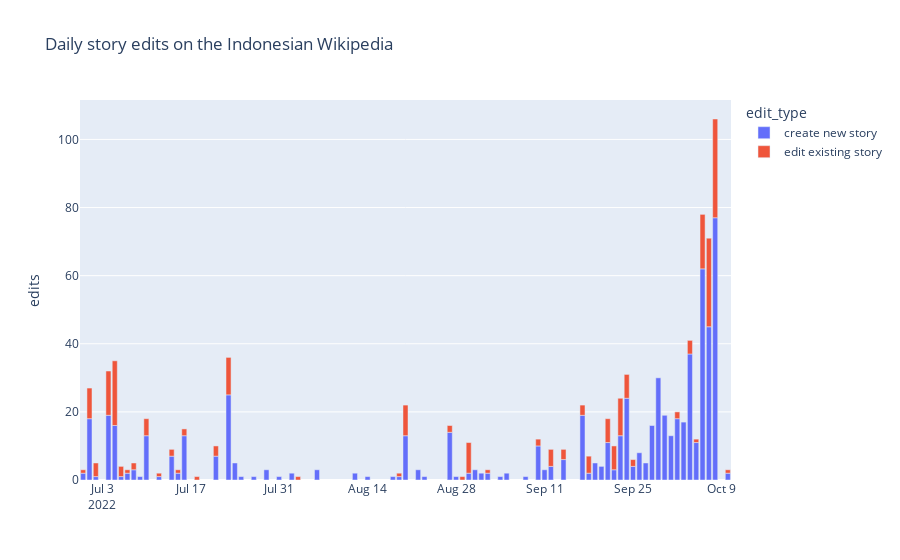

The notebook cell this image was saved under:
### Code cell
fig = px.bar(
    daily_edit,
    x="dt",
    y="edits",
    color="edit_type",
    title="Daily story edits on the Indonesian Wikipedia",
    labels={
        "dt": "",
    },
    height=450
)

fig.show()

### Figure 1 — Plotly figure (JSON) as saved in the notebook; plotly's stock layout.template omitted (floating-point values rounded to 4 significant figures)
{"data": [{"alignmentgroup": "True", "hovertemplate": "edit_type=create new story<br>=%{x}<br>edits=%{y}<extra></extra>", "legendgroup": "create new story", "marker": {"color": "#636efa", "pattern": {"shape": ""}}, "name": "create new story", "offsetgroup": "create new story", "orientation": "v", "showlegend": true, "textposition": "auto", "type": "bar", "x": ["2022-06-30T00:00:00", "2022-07-01T00:00:00", "2022-07-02T00:00:00", "2022-07-04T00:00:00", "2022-07-05T00:00:00", "2022-07-06T00:00:00", "2022-07-07T00:00:00", "2022-07-08T00:00:00", "2022-07-09T00:00:00", "2022-07-10T00:00:00", "2022-07-12T00:00:00", "2022-07-14T00:00:00", "2022-07-15T00:00:00", "2022-07-16T00:00:00", "2022-07-21T00:00:00", "2022-07-23T00:00:00", "2022-07-24T00:00:00", "2022-07-25T00:00:00", "2022-07-27T00:00:00", "2022-07-29T00:00:00", "2022-07-31T00:00:00", "2022-08-02T00:00:00", "2022-08-06T00:00:00", "2022-08-12T00:00:00", "2022-08-14T00:00:00", "2022-08-18T00:00:00", "2022-08-19T00:00:00", "2022-08-20T00:00:00", "2022-08-22T00:00:00", "2022-08-23T00:00:00", "2022-08-27T00:00:00", "2022-08-28T00:00:00", "2022-08-30T00:00:00", "2022-08-31T00:00:00", "2022-09-01T00:00:00", "2022-09-02T00:00:00", "2022-09-04T00:00:00", "2022-09-05T00:00:00", "2022-09-08T00:00:00", "2022-09-10T00:00:00", "2022-09-11T00:00:00", "2022-09-12T00:00:00", "2022-09-14T00:00:00", "2022-09-17T00:00:00", "2022-09-18T00:00:00", "2022-09-19T00:00:00", "2022-09-20T00:00:00", "2022-09-21T00:00:00", "2022-09-22T00:00:00", "2022-09-23T00:00:00", "2022-09-24T00:00:00", "2022-09-25T00:00:00", "2022-09-26T00:00:00", "2022-09-27T00:00:00", "2022-09-28T00:00:00", "2022-09-29T00:00:00", "2022-09-30T00:00:00", "2022-10-01T00:00:00", "2022-10-02T00:00:00", "2022-10-03T00:00:00", "2022-10-04T00:00:00", "2022-10-05T00:00:00", "2022-10-06T00:00:00", "2022-10-07T00:00:00", "2022-10-08T00:00:00", "2022-10-10T00:00:00"], "xaxis": "x", "y": [2, 18, 1, 19, 16, 1, 2, 3, 1, 13, 1, 7, 2, 13, 7, 25, 5, 1, 1, 3, 1, 2, 3, 2, 1, 1, 1, 13, 3, 1, 14, 1, 2, 3, 2, 2, 1, 2, 1, 10, 3, 4, 6, 19, 2, 5, 4, 11, 3, 13, 24, 4, 8, 5, 16, 30, 19, 13, 18, 17, 37, 11, 62, 45, 77, 2], "yaxis": "y"}, {"alignmentgroup": "True", "hovertemplate": "edit_type=edit existing story<br>=%{x}<br>edits=%{y}<extra></extra>", "legendgroup": "edit existing story", "marker": {"color": "#EF553B", "pattern": {"shape": ""}}, "name": "edit existing story", "offsetgroup": "edit existing story", "orientation": "v", "showlegend": true, "textposition": "auto", "type": "bar", "x": ["2022-06-30T00:00:00", "2022-07-01T00:00:00", "2022-07-02T00:00:00", "2022-07-04T00:00:00", "2022-07-05T00:00:00", "2022-07-06T00:00:00", "2022-07-07T00:00:00", "2022-07-08T00:00:00", "2022-07-10T00:00:00", "2022-07-12T00:00:00", "2022-07-14T00:00:00", "2022-07-15T00:00:00", "2022-07-16T00:00:00", "2022-07-18T00:00:00", "2022-07-21T00:00:00", "2022-07-23T00:00:00", "2022-08-03T00:00:00", "2022-08-19T00:00:00", "2022-08-20T00:00:00", "2022-08-27T00:00:00", "2022-08-29T00:00:00", "2022-08-30T00:00:00", "2022-09-02T00:00:00", "2022-09-10T00:00:00", "2022-09-12T00:00:00", "2022-09-14T00:00:00", "2022-09-17T00:00:00", "2022-09-18T00:00:00", "2022-09-21T00:00:00", "2022-09-22T00:00:00", "2022-09-23T00:00:00", "2022-09-24T00:00:00", "2022-09-25T00:00:00", "2022-10-02T00:00:00", "2022-10-04T00:00:00", "2022-10-05T00:00:00", "2022-10-06T00:00:00", "2022-10-07T00:00:00", "2022-10-08T00:00:00", "2022-10-10T00:00:00"], "xaxis": "x", "y": [1, 9, 4, 13, 19, 3, 1, 2, 5, 1, 2, 1, 2, 1, 3, 11, 1, 1, 9, 2, 1, 9, 1, 2, 5, 3, 3, 5, 7, 7, 11, 7, 2, 2, 4, 1, 16, 26, 29, 1], "yaxis": "y"}], "layout": {"autosize": true, "barmode": "relative", "legend": {"title": {"text": "edit_type"}, "tracegroupgap": 0}, "title": {"text": "Daily story edits on the Indonesian Wikipedia"}, "xaxis": {"anchor": "y", "autorange": true, "domain": [0, 1], "range": ["2022-06-29 12:00", "2022-10-10 12:00"], "title": {"text": ""}, "type": "date"}, "yaxis": {"anchor": "x", "autorange": true, "domain": [0, 1], "range": [0, 111.6], "title": {"text": "edits"}, "type": "linear"}}}
